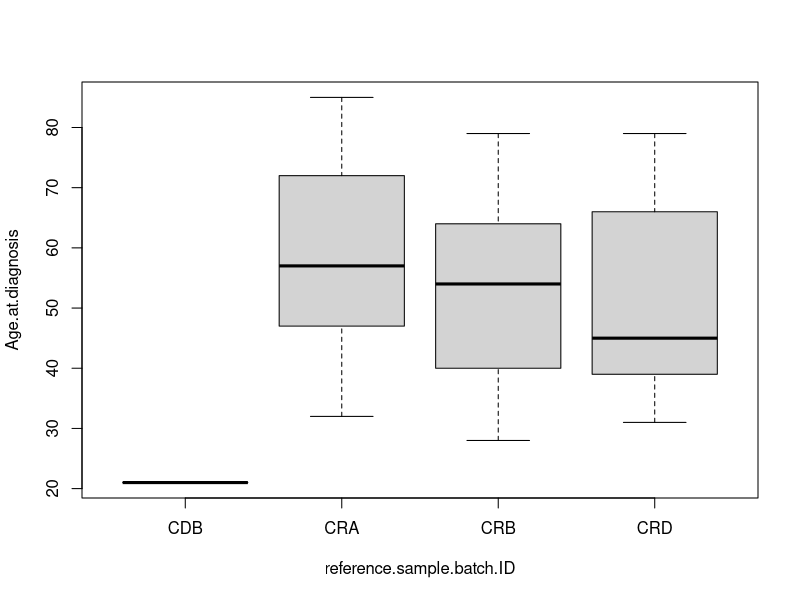

Here is the R script that generated this plot: (Note: this script raises an error after producing the figure.)
clinical = read.csv("ClinicalData_82patients.csv", header=T, row.name=1)

### Age.at.diagnosis vs reference.sample.batch.ID
clinical [ , c("Age.at.diagnosis", "reference.sample.batch.ID")]
boxplot(clinical$Age.at.diagnosis~ clinical$reference.sample.batch.ID, xlab="reference.sample.batch.ID", ylab="Age.at.diagnosis")
points(clinical$Age.at.diagnosis~ clinical$reference.sample.batch.ID)
pairwise.t.test( clinical$Age.at.diagnosis[ clinical$reference.sample.batch.ID!= "CDB" ], droplevels( clinical$reference.sample.batch.ID[ clinical$reference.sample.batch.ID!= "CDB" ] ) )

### Status vs Histology
#table(clinical$Status)
#table(clinical$Histology)
table(Status=clinical$Status, Histology=clinical$Histology)
barplot ( table(clinical$Status, clinical$Histology), legend=T, xlab="Histology" )
chisq.test(table(droplevels(clinical$Histology[ is.na(clinical$Status)==F ]), droplevels(as.factor(clinical$Status[ is.na(clinical$Status)==F ]))))
fisher.test(table(droplevels(clinical$Histology[ is.na(clinical$Status)==F ]), droplevels(as.factor(clinical$Status[ is.na(clinical$Status)==F ]))))

### ER.status vs p53.status
#table(clinical$ER.status)
#table(clinical$p53.status)
table(ERstatus=clinical$ER.status, p53=clinical$p53.status)
barplot ( table(clinical$ER.status, clinical$p53.status), legend=T, xlab="p53.status")
chisq.test (table(clinical$ER.status, clinical$p53.status))
fisher.test (table(clinical$ER.status, clinical$p53.status))

### subtype vs Overall.survival
clinical [ , c("subtype", "Overall.survival")]
boxplot( clinical$Overall.survival ~ clinical$subtype, xlab="subtype", ylab="Overall.survival")
points ( clinical$Overall.survival ~ clinical$subtype)
pairwise.t.test( clinical$Overall.survival, clinical$subtype)

### Relapse.free.survival vs reference.sample.batch.ID
clinical [ , c("Relapse.free.survival", "reference.sample.batch.ID")]
boxplot(clinical$Relapse.free.survival ~ clinical$reference.sample.batch.ID, xlab="reference.sample.batch.ID", ylab="Relapse.free.survival")
points(clinical$Relapse.free.survival ~ clinical$reference.sample.batch.ID)
pairwise.t.test( clinical$Relapse.free.survival[ clinical$reference.sample.batch.ID!= "CDB" ], droplevels( clinical$reference.sample.batch.ID[ clinical$reference.sample.batch.ID!= "CDB" ] ) )
